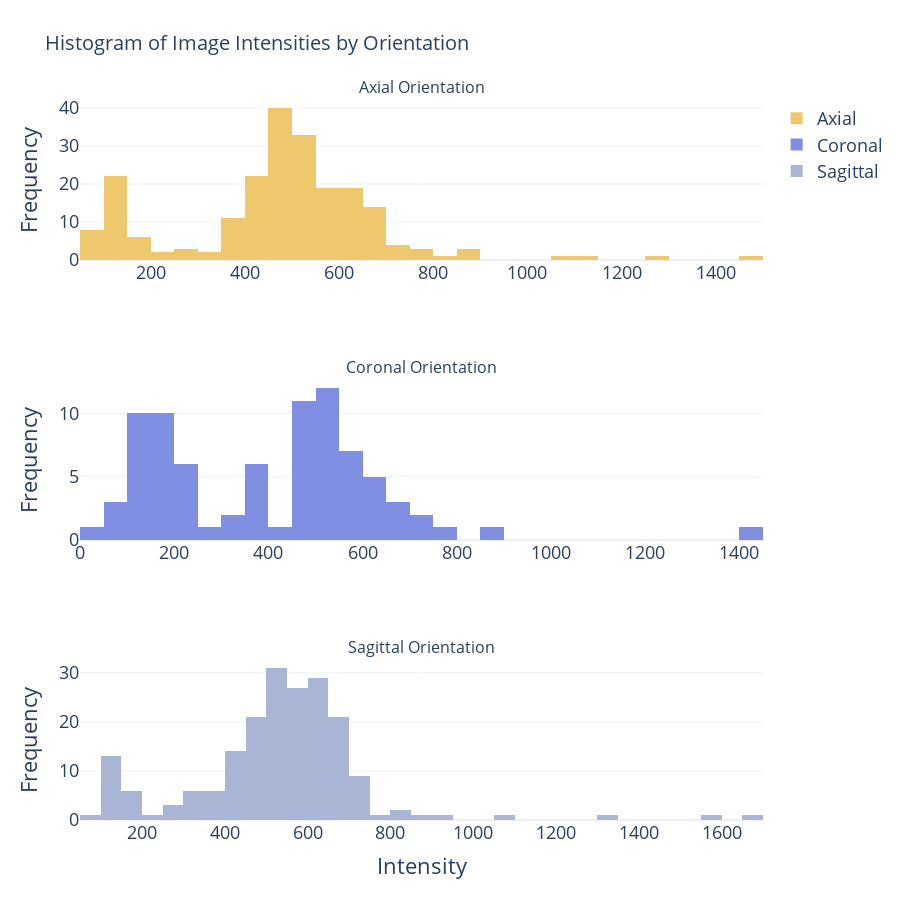

Source (notebook cell):
### Code cell
colors_sub = np.random.choice(colors, 3, replace=False)
plot_intensity_histograms_subplots(intensity_values_axial, intensity_values_coronal, intensity_values_sagital,colors_sub,bins=50)

### Figure 1 — Plotly figure (JSON) as saved in the notebook; plotly's stock layout.template omitted (floating-point values rounded to 4 significant figures; data arrays with more than 128 entries replaced by an {"elided": "..."} marker saying what was removed)
{"data": [{"marker": {"color": "#efc86e"}, "name": "Axial", "nbinsx": 50, "type": "histogram", "x": {"elided": "216 float values"}, "xaxis": "x", "yaxis": "y"}, {"marker": {"color": "#808fe1"}, "name": "Coronal", "nbinsx": 50, "type": "histogram", "x": [583.3, 590.9, 355.6, 364.6, 629.0, 677.5, 654.7, 132.9, 465.9, 470.9, 478.1, 716.7, 499.0, 492.8, 502.7, 142.8, 221.9, 223.1, 124.3, 206.8, 206.4, 16.37, 529.2, 207.2, 462.3, 494.8, 156.5, 140.8, 145.1, 127.9, 582.0, 571.6, 549.3, 158.2, 266.4, 92.59, 511.3, 532.7, 157.2, 186.0, 389.2, 389.2, 142.0, 326.4, 54.65, 773.8, 96.73, 585.1, 550.8, 187.8, 891.0, 490.6, 528.9, 524.1, 516.3, 618.2, 620.0, 531.6, 150.6, 508.8, 501.0, 509.2, 167.7, 698.6, 188.0, 616.4, 123.3, 634.0, 212.2, 485.2, 349.3, 378.9, 1445.0, 494.1, 476.0, 748.1, 162.3, 123.3, 577.7, 148.4, 170.9, 416.7, 397.6], "xaxis": "x2", "yaxis": "y2"}, {"marker": {"color": "#aab5d5"}, "name": "Sagittal", "nbinsx": 50, "type": "histogram", "x": {"elided": "197 float values"}, "xaxis": "x3", "yaxis": "y3"}], "layout": {"annotations": [{"font": {"size": 16}, "showarrow": false, "text": "Axial Orientation", "x": 0.5, "xanchor": "center", "xref": "paper", "y": 1, "yanchor": "bottom", "yref": "paper"}, {"font": {"size": 16}, "showarrow": false, "text": "Coronal Orientation", "x": 0.5, "xanchor": "center", "xref": "paper", "y": 0.6111, "yanchor": "bottom", "yref": "paper"}, {"font": {"size": 16}, "showarrow": false, "text": "Sagittal Orientation", "x": 0.5, "xanchor": "center", "xref": "paper", "y": 0.2222, "yanchor": "bottom", "yref": "paper"}], "font": {"size": 18}, "height": 900, "title": {"font": {"size": 20}, "text": "Histogram of Image Intensities by Orientation"}, "xaxis": {"anchor": "y", "domain": [0, 1]}, "xaxis2": {"anchor": "y2", "domain": [0, 1]}, "xaxis3": {"anchor": "y3", "domain": [0, 1], "title": {"text": "Intensity"}}, "yaxis": {"anchor": "x", "domain": [0.7778, 1], "title": {"text": "Frequency"}}, "yaxis2": {"anchor": "x2", "domain": [0.3889, 0.6111], "title": {"text": "Frequency"}}, "yaxis3": {"anchor": "x3", "domain": [0, 0.2222], "title": {"text": "Frequency"}}}}
